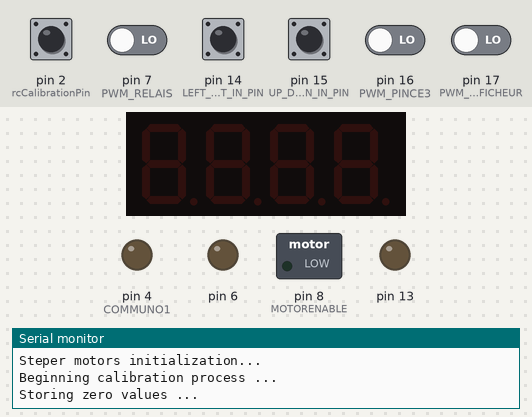
Bench run of a sketch on a simulated Arduino Uno, built with avr-gcc and run on an emulated ATmega328P. On the bench: 4-digit seven-segment display, switched loads named in the sketch (green lamp = pin HIGH), output pins drawn as LEDs (lit = HIGH), the last lines printed to the serial monitor. The test bench sets the inputs (shaded band); at power-on: pin 2 (rcCalibrationPin) HIGH, pin 7 (PWM_RELAIS), pin 14 (LEFT_RIGHT_IN_PIN), pin 15 (UP_DOWN_IN_PIN), pin 16 (PWM_PINCE3), pin 17 (PWM_AFFICHEUR) LOW. EEPROM starts erased; pins used as bus, display or sensor lines are not drawn.

Above: at 0.3 s.
At 2.3 s:
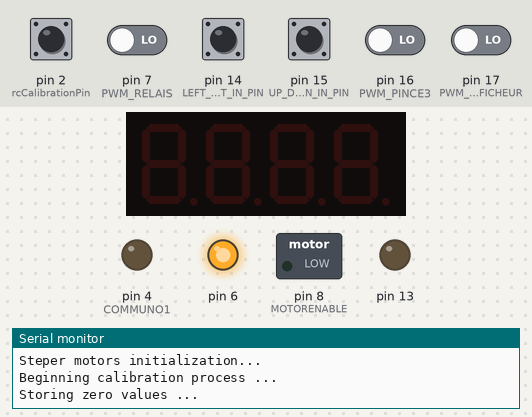
At 3.3 s:
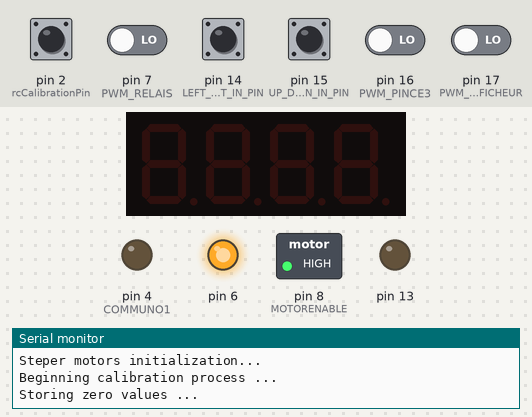
At 14.4 s:
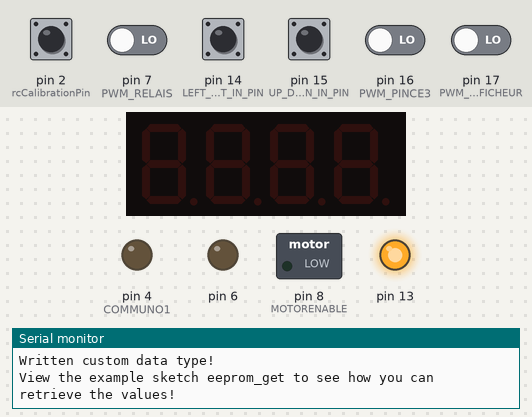
At 15.4 s:
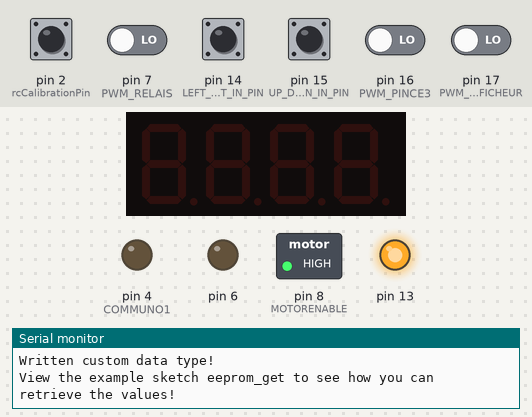
At 16.4 s:
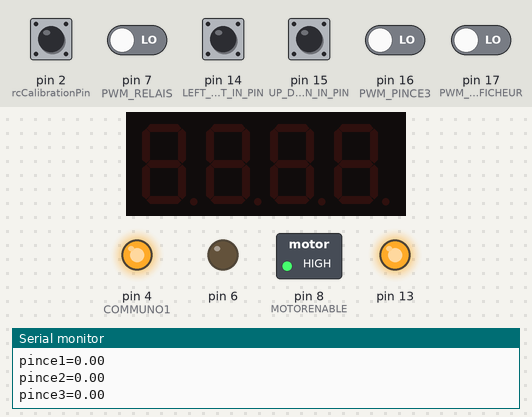
Timing chart, 0 to 17.9 s (numbered marks = the images above):
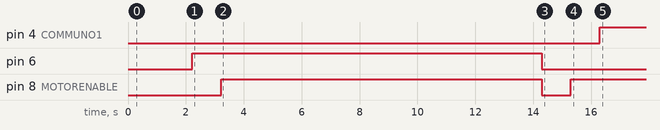

Measured:
- by itself, pin 4 (COMMUNO1): LOW → HIGH at 16.3 s

The sketch:

stepperRobot.ino
```cpp
//  le programme du robot principal
// 06/05/2024


//#define DEBUG
#include "robot.h"
#include "RCControl.h"
#include "TM1637.h"
#define CMD_MIN_MAX_FILTRE 10 //valeur pour filtrer autour du zero pour av/ar et G/D

#define COMMUNO1 4  // patte UNo pour comm vers arduino pince avant
#define COMMUNO2 9    // X Endstop
#define COMMUNO3 10   //SpinEn

#define TEMPS_AVANT_DEGUISEMENT 100000

RCControl control;
Robot r;

//X STEP et Z STEP
#define CLK 9//pins definitions for TM1637 and can be changed to other ports
#define DIO 10
TM1637 tm1637(CLK,DIO);

float throttle;
float steering;
float commande_pince1;
float commande_pince2;
float commande_pince3;

int rcCalibrationPin = 2;  //  X sur CNC, à boucler au 5V
//int rcKeyPin = 3;  //Y sur CNC, bouclé à la masse ATTENTION ça perturbe la fonciton moteur !!!
int rcKeyPin = 5;  //X_dir sur CNC, bouclé à la masse

int score = 42;
uint32_t temps_dernier_score = 0;
#define TEMPS_ENTRE_2_AFFICHAGES_MS 300
// INITIALIZATION
void setup()
{
  tm1637.init();
  tm1637.set(BRIGHT_TYPICAL);//BRIGHT_TYPICAL = 2,BRIGHT_DARKEST = 0,BRIGHTEST = 7;displayInt(42);


  pinMode(rcCalibrationPin, INPUT_PULLUP);
  pinMode(rcKeyPin, INPUT_PULLUP);
//  pinMode(CDE_RELAIS, OUTPUT); // relais eclairage
//  pinMode(PWM_RELAIS, INPUT);// lecture manette RC pour leds

  pinMode(COMMUNO1, OUTPUT); // comm avec arduino pinces
  pinMode(COMMUNO2, OUTPUT); // comm avec arduino pinces
  pinMode(COMMUNO3, OUTPUT); // comm avec arduino pinces

  /*  pinMode(4, OUTPUT);
    pinMode(7, OUTPUT);
    pinMode(8, OUTPUT);
    pinMode(12, OUTPUT);

    digitalWrite(4,HIGH);
    digitalWrite(7,HIGH);
    digitalWrite(8,HIGH);
    digitalWrite(12,HIGH);
  */

  Serial.begin(115200); // Serial output to console
  delay(200);
  Serial.println("Programme Stepper version du 17/03/2023");
  Serial.println("attente arrachement de la clé...\n");
//  //Pin Y au zero
//  while (digitalRead(rcKeyPin) == HIGH ) {
//    delay(50);
//  }

  Serial.println("Départ");
  // STEPPER MOTORS INITIALIZATION
  Serial.println("Steper motors initialization...");
  r.init();
  r.setSmooth(false);
  control.init();

  if (digitalRead(rcCalibrationPin) == HIGH) {
    Serial.println("Beginning calibration process ...");
    Serial.println("Storing zero values ...");
    control.calibrateZero();

    r.move(10, 1);
    r.stop(1);

    Serial.println("Computing maximum values ...");
    Serial.println("Move sticks to maximum values ...");
    control.calibrateInputs();

    Serial.println("Calibration process finished.");

    control.writeToEEPROM();

    r.move(-10, 1);
  }
  else {
    Serial.println("reading the calibration settings.");
    control.initializeFromEEPROM();
  }
  r.stop(1);

}

void displayInt(int value) {

  int reste = 0;

  int milliers = value/1000;
  reste = value - milliers*1000;
  int centaine = reste/100;
  reste = reste - centaine*100;
  int dixaine = reste/10;
  int unite = reste - dixaine * 10;

  tm1637.display(0,milliers);
  tm1637.display(1,centaine);
  tm1637.display(2,dixaine);
  tm1637.display(3,unite);

}

//**********************************************************************
void loop()
{
  //lecture commandes
  throttle = control.getThrottle();
  steering = control.getSteering();
  commande_pince1 = control.getPince1();
  commande_pince2 = control.getPince2();
  commande_pince3 = control.getPince3();

  if (-CMD_MIN_MAX_FILTRE < throttle && throttle < CMD_MIN_MAX_FILTRE) throttle = 0;
  if (-CMD_MIN_MAX_FILTRE < steering && steering < CMD_MIN_MAX_FILTRE) steering = 0;

  //Serial.print("throttle="); Serial.print(throttle);
  //Serial.print("steering="); Serial.println(steering);
  Serial.print("pince1="); Serial.println(commande_pince1);
  Serial.print("pince2="); Serial.println(commande_pince2);
  Serial.print("pince3="); Serial.println(commande_pince3);

  r.setMovingSpeeds(
    throttle,
    steering
  );

  uint32_t chrono_ms = micros() / 1000;

  if (commande_pince1 > 1800)
  {
     digitalWrite(COMMUNO1, LOW);
  }
  else
      digitalWrite(COMMUNO1, HIGH);
  //---------------------------------
   if (commande_pince2 > 1800)
    {
     digitalWrite(COMMUNO2, LOW);
  }
  else
      digitalWrite(COMMUNO2, HIGH);


   if (commande_pince3 > 1800)
    {
     digitalWrite(COMMUNO3, LOW);
  }
  else
      digitalWrite(COMMUNO3, HIGH);


  delay(50);

}
```

RCControl.cpp
```cpp
#include "RCControl.h"
#include "PinChangeInt.h" // for RC reciver

#include <EEPROM.h>

#define LEFT_RIGHT_IN_PIN  14   // A0 ?  ABORT
#define UP_DOWN_IN_PIN   15     // A1 ?? HOLD
#define PWM_RELAIS   7                // Z DIR
#define PWM_AFFICHEUR   17            // CoolEn
#define PWM_PINCE3   16               // RESUME

#define REVERSE_THROTTLE
//#define REVERSE_STEERING

uint32_t UpDownStart;
uint32_t LeftRightStart;
uint32_t RelaisStart;
uint32_t AfficheurStart;
uint32_t Pince3Start;

volatile uint16_t UpDownEnd = 0;
volatile uint16_t LeftRightEnd = 0;
volatile uint16_t RelaisEnd = 0;
volatile uint16_t AfficheurEnd = 0;
volatile uint16_t Pince3End = 0;

//rc receiver interrupt routine
//------------------------------------------------------
//****************************************************************
void calcUpDown()
{
	 //Serial.println("in up down here");
	if(digitalRead(UP_DOWN_IN_PIN) == HIGH)
	{
		UpDownStart = micros();
	}
	else
	{
		UpDownEnd = (uint16_t)(micros() - UpDownStart);
		if (UpDownEnd > 2200)
			UpDownEnd = 1500;
	}
}
//**********************************************************************
void calcLeftRight()
{
	// Serial.println("in Left Right here");
	if(digitalRead(LEFT_RIGHT_IN_PIN) == HIGH)
	{
		LeftRightStart = micros();
	}
	else
	{
		LeftRightEnd = (uint16_t)(micros() - LeftRightStart);
		if (LeftRightEnd > 2200)
			LeftRightEnd = 1500;
	}
}
//**********************************************************************
void calcRelais()
{
  // Serial.println("in Left Right here");
  if(digitalRead(PWM_RELAIS) == HIGH)
  {
    RelaisStart = micros();
  }
  else
  {
    RelaisEnd = (uint16_t)(micros() - RelaisStart);
  }
}


//**********************************************************************
void calcAfficheur()
{
  // Serial.println("in Left Right here");
  if(digitalRead(PWM_AFFICHEUR) == HIGH)
  {
    AfficheurStart = micros();
  }
  else
  {
    AfficheurEnd = (uint16_t)(micros() - AfficheurStart);
  }
}
//**********************************************************************
void calcPince3()
{
  // Serial.println("in Left Right here");
  if(digitalRead(PWM_PINCE3) == HIGH)
  {
    Pince3Start = micros();
  }
  else
  {
    Pince3End = (uint16_t)(micros() - Pince3Start);
  }
}
// RCControl class
// --------------------------------------------------------
float RCControl::zero_throttle;
float RCControl::zero_steering;

float RCControl::max_throttle_coeff;
float RCControl::max_steering_coeff;
float RCControl::min_throttle_coeff;
float RCControl::min_steering_coeff;

int RCControl::throttle_amplitude;
int RCControl::steering_amplitude;
//**************************************************************
RCControl::RCControl()
{
	throttle_amplitude = 100;
	steering_amplitude = 100;
}
//****************************************************************
void RCControl::init()
{
	pinMode(UP_DOWN_IN_PIN, INPUT);
	pinMode(LEFT_RIGHT_IN_PIN, INPUT);

	PCintPort::attachInterrupt(UP_DOWN_IN_PIN, calcUpDown,CHANGE);
	PCintPort::attachInterrupt(LEFT_RIGHT_IN_PIN, calcLeftRight,CHANGE);
  PCintPort::attachInterrupt(PWM_RELAIS, calcRelais,CHANGE);
  PCintPort::attachInterrupt(PWM_AFFICHEUR, calcAfficheur,CHANGE);
  PCintPort::attachInterrupt(PWM_PINCE3, calcPince3,CHANGE);
}
//***********************************************************************
void RCControl::calibrateZero() {
	//Take mean value over 2s
	zero_throttle=0.0;
	zero_steering=0.0;

	int nSamples = 10;
	for (uint16_t k = 0; k < nSamples; k++)
	{
		delay(200);
		zero_throttle += UpDownEnd;
		zero_steering += LeftRightEnd;
	}
	zero_throttle = zero_throttle/(float)nSamples;
	zero_steering = zero_steering/(float)nSamples;
}
//**************************************************************
void RCControl::calibrateInputs()
{
	float minMeasuredThrottle=zero_throttle;
	float maxMeasuredThrottle=zero_throttle;
	float minMeasuredSteering=zero_steering;
	float maxMeasuredSteering=zero_steering;

	float throttle;
	float steering;

	//Compute Minimum and maximum values during 10s
	for (uint16_t k = 0; k < 100; k++)
	{
		throttle = UpDownEnd;
		steering = LeftRightEnd;
		if (throttle>maxMeasuredThrottle) {
			maxMeasuredThrottle=throttle;
		}
		if (throttle<minMeasuredThrottle) {
			minMeasuredThrottle=throttle;
		}
		if (steering>maxMeasuredSteering) {
			maxMeasuredSteering=steering;
		}
		if (steering<minMeasuredSteering) {
			minMeasuredSteering=steering;
		}
		delay(100);
	}

	max_throttle_coeff = throttle_amplitude / (maxMeasuredThrottle - zero_throttle);
	min_throttle_coeff = throttle_amplitude / (zero_throttle - minMeasuredThrottle);
	max_steering_coeff = steering_amplitude / (maxMeasuredSteering - zero_steering);
	min_steering_coeff = steering_amplitude / (zero_steering - minMeasuredSteering);

#ifdef REVERSE_THROTTLE
	max_throttle_coeff = -max_throttle_coeff;
	min_throttle_coeff = -min_throttle_coeff;
#endif
#ifdef REVERSE_STEERING
	max_steering_coeff = -max_steering_coeff;
	min_steering_coeff = -min_steering_coeff;
#endif
}
//*****************************************************************
float RCControl::getThrottle()
{
	float temp = UpDownEnd - zero_throttle;

	if (temp > 0) {
		return temp * max_throttle_coeff;
	}
	else {
		return temp * min_throttle_coeff;
	}
}
//******************************************************************
float RCControl::getSteering()
{
	float temp = LeftRightEnd - zero_steering;

	if (temp > 0) {
		return temp * max_steering_coeff;
	}
	else {
		return temp * min_steering_coeff;
	}
}
//******************************************************************
float RCControl::getPince2()
{
float temp = RelaisEnd;
return temp;
}
//******************************************************************
float RCControl::getPince1()
{
float temp = AfficheurEnd;
return temp;
}
float RCControl::getPince3()
{
float temp = Pince3End;
return temp;
}
//*************************************************************************
void RCControl::initializeFromEEPROM()
{
  // get() can be used with custom structures too.
 int eeAddress = 0; //Move address to the next byte after float 'f'.
 CalibrationData customVar; //Variable to store custom object read from EEPROM.
  EEPROM.get( eeAddress, customVar );

  Serial.println( "Read custom object from EEPROM: " );
  Serial.println( customVar.zero_throttle );
  Serial.println( customVar.zero_steering );
  Serial.println( customVar.max_throttle_coeff );
  Serial.println( customVar.max_steering_coeff );
  Serial.println( customVar.min_throttle_coeff );
  Serial.println( customVar.min_steering_coeff );

    zero_throttle = customVar.zero_throttle;
    zero_steering = customVar.zero_steering;

    max_throttle_coeff = customVar.max_throttle_coeff;
    max_steering_coeff = customVar.max_steering_coeff;
    min_throttle_coeff = customVar.min_throttle_coeff;
    min_steering_coeff = customVar.min_steering_coeff;

}
//************************************************
void RCControl::writeToEEPROM()
{

  int eeAddress = 0;

  CalibrationData customVar = {
    zero_throttle,
    zero_steering,
    max_throttle_coeff,
    max_steering_coeff,
    min_throttle_coeff,
    min_steering_coeff
  };

  Serial.print("zero_steering");Serial.println(zero_steering);

EEPROM.put(eeAddress, customVar);
  Serial.print("Written custom data type! \n\nView the example sketch eeprom_get to see how you can retrieve the values!");
}
```

RCControl.h
```cpp
#ifndef RCCONTROL
#define RCCONTROL

#include <Arduino.h>

struct CalibrationData {
  float zero_throttle;
  float zero_steering;
  float max_throttle_coeff;
  float max_steering_coeff;
  float min_throttle_coeff;
  float min_steering_coeff;
};

class RCControl
{

	protected :

		static float zero_throttle;
		static float zero_steering;

		static float max_throttle_coeff;
		static float max_steering_coeff;
		static float min_throttle_coeff;
		static float min_steering_coeff;

		static int throttle_amplitude;
		static int steering_amplitude;

	public:

		RCControl();
		~RCControl() {}

		static void init();

		static void calibrateZero();
		static void calibrateInputs();

    static void initializeFromEEPROM();
    static void writeToEEPROM();

		static void setTrottleAmplitude(int a) {throttle_amplitude = a;}
		static void setSteeringAmplitude(int a) {steering_amplitude = a;}

		static float getThrottle();
		static float getSteering();
    static float getPince1();
    static float getPince2();
    static float getPince3();

};

#endif
```

arduinoStepperControler.cpp
```cpp
#include "arduinoStepperControler.h"

#define REVERSEM1

//Variables used by ISR

volatile bool motorMoving[2] = {false, false};
volatile long timer_period[2];
volatile int16_t targetMotorSpeed[2] = {0, 0};    // Target speed of motors
volatile long lastSpeedChange[2] = {0, 0};

//End of variables used by ISR

int8_t StepperControler::motorEnable;
int8_t StepperControler::microstepping;
int8_t StepperControler::zeroSpeed;
int8_t StepperControler::maxAccel;
int8_t StepperControler::maxAccellSafe;
int8_t StepperControler::pinMotorDir[2];
int8_t StepperControler::pinMotorStep[2];
float StepperControler::max_accel;
int16_t StepperControler::motorSpeed[2];


// 16 single cycle instructions = 1us at 16Mhz
void delay_1us()
{
	__asm__ __volatile__ (
			"nop" "\n\t"
			"nop" "\n\t"
			"nop" "\n\t"
			"nop" "\n\t"
			"nop" "\n\t"
			"nop" "\n\t"
			"nop" "\n\t"
			"nop" "\n\t"
			"nop" "\n\t"
			"nop" "\n\t"
			"nop" "\n\t"
			"nop" "\n\t"
			"nop" "\n\t"
			"nop" "\n\t"
			"nop" "\n\t"
			"nop");
}

 // TIMER 1 : STEPPER MOTOR1 SPEED CONTROL
ISR(TIMER1_COMPA_vect)
{
	if (motorMoving[0]) // If we are not moving we dont generate a pulse
	{
		digitalWrite (StepperControler::getPinMotorStep(0),HIGH);
		delay_1us();
		digitalWrite (StepperControler::getPinMotorStep(0),LOW);
	}
	OCR1A += timer_period[0];
}
// TIMER 3 : STEPPER MOTOR2 SPEED CONTROL
ISR(TIMER1_COMPB_vect)
{
	if (motorMoving[1]) // If we are not moving we dont generate a pulse
	{
		digitalWrite (StepperControler::getPinMotorStep(1), HIGH);
		delay_1us();
		digitalWrite (StepperControler::getPinMotorStep(1), LOW);
	}
	OCR1B += timer_period[1];
}

ISR(EXTERNAL_INT0_vect)
{

}

StepperControler::StepperControler()
{
	pinMotorDir[0] = 13;
	pinMotorDir[1] = 6;
	pinMotorStep[0] = 12; // motor 1
	pinMotorStep[1] = 3; // motor 2
	motorSpeed[0] = 0;
	motorSpeed[1] = 0;

	max_accel = MAX_ACCEL;
	microstepping = MICROSTEPPING;

}

void StepperControler::enableMotor(bool enable)
{
  if(enable ==true)
  {
    digitalWrite(MOTORENABLE, LOW);  // enable motors

  }else{
    digitalWrite(MOTORENABLE, HIGH);  // disable motors

  }
}
void StepperControler::init()
{
	pinMotorDir[0] = 13;
	pinMotorDir[1] = 6;
	pinMotorStep[0] = 12; // motor 1
	pinMotorStep[1] = 3; // motor 2
	motorSpeed[0] = 0;
	motorSpeed[1] = 0;

	max_accel = MAX_ACCEL;
	microstepping = MICROSTEPPING;

	pinMode(pinMotorStep[0], OUTPUT); // STEP MOTOR 1
	pinMode(pinMotorDir[0], OUTPUT); // DIR MOTOR 1
	pinMode(pinMotorStep[1], OUTPUT); // STEP MOTOR 2
	pinMode(pinMotorDir[1], OUTPUT); // DIR MOTOR 2

	pinMode(MOTORENABLE, OUTPUT);  // motor enable pin
	//digitalWrite(MOTORENABLE, HIGH);  // disable motors
	enableMotor(false);
	// MOTOR1 => TIMER1A
	TCCR1A = 0;                       // Timer1 CTC mode 4, OCxA,B outputs disconnected
	// TCCR1B = (1 << WGM12) | (1 << CS11); // Prescaler=8, => 2Mhz
	TCCR1B = (1 << CS11); // normal mode + Prescaler=8, => 2Mhz
	OCR1A = 0;
	motorMoving[0] = false; // motor stopped

	// obo -> TiMER 1B
	OCR1B = 0;
	motorMoving[1] = false; // motor stopped
	TCNT1 = 0;

	// Enable stepper drivers and TIMER interrupts
	digitalWrite(MOTORENABLE, LOW);   // Enable stepper drivers

	// Enable TIMERs interrupts
	TIMSK1 |= (1 << OCIE1A) | (1 << OCIE1B); // Enable Timer1 interrupt

}

void StepperControler::setMotorSpeed (int i, int16_t tspeed)   // motor = 1 or 2, speed
{
	int16_t speed;
	targetMotorSpeed[i]=tspeed;
#ifdef REVERSEM0
	if (i == 0) tspeed = - tspeed;
#endif
#ifdef REVERSEM1
	if (i == 1) tspeed = - tspeed;
#endif

  long now = millis();


  if (abs(motorSpeed[i]) > abs(tspeed)) {
  	// WE LIMIT MAX ACCELERATION of the motors
  	if (abs(((motorSpeed[i] - tspeed)*1000)/(now - lastSpeedChange[i])) > MAX_DECEL)
  	{
      if (motorSpeed[i] > tspeed) {
        motorSpeed[i] -= max_accel;
      }
      else {
        motorSpeed[i] += max_accel;
      }
  	}
  	else
  	{
  		motorSpeed[i] = tspeed;
  	}
  }

  if (abs(motorSpeed[i]) < abs(tspeed)) {
    // WE LIMIT MAX DECELERATION of the motors
    if (abs(((motorSpeed[i] - tspeed)*1000)/(now - lastSpeedChange[i])) > max_accel)
    {
      if (motorSpeed[i] > tspeed) {
        motorSpeed[i] -= max_accel;
      }
      else {
        motorSpeed[i] += max_accel;
      }
    }
    else
    {
      motorSpeed[i] = tspeed;
    }
  }

  lastSpeedChange[i]=now;

#ifdef DEBUG
	Serial.print("MotorSpeed[");Serial.print(i);Serial.print("]=");Serial.println(motorSpeed[i]);
#endif

#if MICROSTEPPING==16
	speed = motorSpeed[i] * 46; // Adjust factor from control output speed to real motor speed in steps/second
#else
	speed = motorSpeed[i] * 23; // 1/8 Microstepping
#endif
	if (speed == 0)
	{
		timer_period[i] = ZERO_SPEED;
		motorMoving[i] = false;
    enableMotor(false);
	}
	else if (speed > 0)
	{
		timer_period[i] = 2000000 / speed; // 2Mhz timer
		motorMoving[i] = true;
    enableMotor(true);
		digitalWrite (pinMotorDir[i], LOW);
	}
	else
	{
		timer_period[i] = 2000000 / -speed;
		motorMoving[i] = true;
    enableMotor(true);
		digitalWrite (pinMotorDir[i], HIGH);
	}
	if (timer_period[i] > ZERO_SPEED)   // Check for minimun speed (maximun period without overflow)
		timer_period[i] = ZERO_SPEED;

	if (i == 0)
		OCR1A += timer_period[0];
	else
		OCR1B += timer_period[1];

  //Serial.print("T1:");Serial.print(targetMotorSpeed[0]);Serial.print(",T2:");Serial.print(targetMotorSpeed[1]);
  //Serial.print(",M1:");Serial.print(motorSpeed[0]);Serial.print(",M2:");Serial.println(motorSpeed[1]);


}
```

Source omitted: arduinoStepperControler.h (1277 bytes), robot.cpp (1825 bytes), robot.h (564 bytes)
